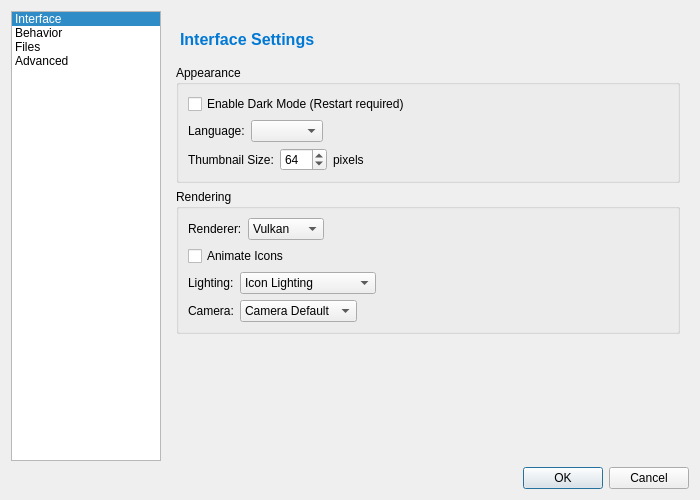
<?xml version="1.0" encoding="UTF-8"?>
<ui version="4.0">
 <class>SettingsDialog</class>
 <widget class="QDialog" name="SettingsDialog">
  <property name="geometry">
   <rect>
    <x>0</x>
    <y>0</y>
    <width>700</width>
    <height>500</height>
   </rect>
  </property>
  <property name="windowTitle">
   <string>Preferences</string>
  </property>
  <layout class="QVBoxLayout" name="verticalLayout_2">
   <item>
    <widget class="QWidget" name="contentWidget" native="true">
     <layout class="QHBoxLayout" name="horizontalLayout">
      <property name="leftMargin">
       <number>0</number>
      </property>
      <property name="topMargin">
       <number>0</number>
      </property>
      <property name="rightMargin">
       <number>0</number>
      </property>
      <property name="bottomMargin">
       <number>0</number>
      </property>
      <item>
       <widget class="QListWidget" name="categoryList">
        <property name="maximumSize">
         <size>
          <width>150</width>
          <height>16777215</height>
         </size>
        </property>
        <property name="currentRow">
         <number>0</number>
        </property>
        <item>
         <property name="text">
          <string>Interface</string>
         </property>
        </item>
        <item>
         <property name="text">
          <string>Behavior</string>
         </property>
        </item>
        <item>
         <property name="text">
          <string>Files</string>
         </property>
        </item>
        <item>
         <property name="text">
          <string>Advanced</string>
         </property>
        </item>
       </widget>
      </item>
      <item>
       <widget class="QStackedWidget" name="settingsStack">
        <property name="currentIndex">
         <number>0</number>
        </property>
        <widget class="QWidget" name="pageInterface">
         <layout class="QVBoxLayout" name="verticalLayout_3">
          <item>
           <widget class="QLabel" name="headerInterface">
            <property name="font">
             <font>
              <pointsize>12</pointsize>
              <bold>true</bold>
             </font>
            </property>
            <property name="styleSheet">
             <string notr="true">color: #0078D4; padding: 10px 0px;</string>
            </property>
            <property name="text">
             <string>Interface Settings</string>
            </property>
           </widget>
          </item>
          <item>
           <widget class="QGroupBox" name="appearanceGroup">
            <property name="title">
             <string>Appearance</string>
            </property>
            <layout class="QVBoxLayout" name="verticalLayout_4">
             <item>
              <widget class="QCheckBox" name="darkModeCheck">
               <property name="text">
                <string>Enable Dark Mode (Restart required)</string>
               </property>
              </widget>
             </item>
             <item>
              <layout class="QHBoxLayout" name="languageLayout">
               <item>
                <widget class="QLabel" name="label_lang">
                 <property name="text">
                  <string>Language:</string>
                 </property>
                </widget>
               </item>
               <item>
                <widget class="QComboBox" name="languageCombo"/>
               </item>
               <item>
                <spacer name="horizontalSpacer_lang">
                 <property name="orientation">
                  <enum>Qt::Horizontal</enum>
                 </property>
                 <property name="sizeHint" stdset="0">
                  <size>
                   <width>40</width>
                   <height>20</height>
                  </size>
                 </property>
                </spacer>
               </item>
              </layout>
             </item>
             <item>
              <layout class="QHBoxLayout" name="thumbLayout">
               <item>
                <widget class="QLabel" name="label_1">
                 <property name="text">
                  <string>Thumbnail Size:</string>
                 </property>
                </widget>
               </item>
               <item>
                <widget class="QSpinBox" name="thumbnailSizeSpinner">
                 <property name="minimum">
                  <number>32</number>
                 </property>
                 <property name="maximum">
                  <number>256</number>
                 </property>
                 <property name="singleStep">
                  <number>16</number>
                 </property>
                 <property name="value">
                  <number>64</number>
                 </property>
                </widget>
               </item>
               <item>
                <widget class="QLabel" name="label_2">
                 <property name="text">
                  <string>pixels</string>
                 </property>
                </widget>
               </item>
               <item>
                <spacer name="horizontalSpacer">
                 <property name="orientation">
                  <enum>Qt::Horizontal</enum>
                 </property>
                 <property name="sizeHint" stdset="0">
                  <size>
                   <width>40</width>
                   <height>20</height>
                  </size>
                 </property>
                </spacer>
               </item>
              </layout>
             </item>
            </layout>
           </widget>
          </item>
          <item>
           <widget class="QGroupBox" name="renderGroup">
            <property name="title">
             <string>Rendering</string>
            </property>
            <layout class="QVBoxLayout" name="verticalLayout_5">
             <item>
              <layout class="QHBoxLayout" name="rendererLayout">
               <item>
                <widget class="QLabel" name="label_3">
                 <property name="text">
                  <string>Renderer:</string>
                 </property>
                </widget>
               </item>
               <item>
                <widget class="QComboBox" name="rendererCombo">
                 <item>
                  <property name="text">
                   <string>Vulkan</string>
                  </property>
                 </item>
                 <item>
                  <property name="text">
                   <string>OpenGL</string>
                  </property>
                 </item>
                </widget>
               </item>
               <item>
                <spacer name="horizontalSpacer_2">
                 <property name="orientation">
                  <enum>Qt::Horizontal</enum>
                 </property>
                 <property name="sizeHint" stdset="0">
                  <size>
                   <width>40</width>
                   <height>20</height>
                  </size>
                 </property>
                </spacer>
               </item>
              </layout>
             </item>
             <item>
              <widget class="QCheckBox" name="animateIconsCheck">
               <property name="text">
                <string>Animate Icons</string>
               </property>
              </widget>
             </item>
             <item>
              <layout class="QHBoxLayout" name="lightingLayout">
               <item>
                <widget class="QLabel" name="label_4">
                 <property name="text">
                  <string>Lighting:</string>
                 </property>
                </widget>
               </item>
               <item>
                <widget class="QComboBox" name="lightingCombo">
                 <item>
                  <property name="text">
                   <string>Icon Lighting</string>
                  </property>
                 </item>
                 <item>
                  <property name="text">
                   <string>Lighting Off</string>
                  </property>
                 </item>
                 <item>
                  <property name="text">
                   <string>Alternate Lighting</string>
                  </property>
                 </item>
                 <item>
                  <property name="text">
                   <string>Alternate Lighting 2</string>
                  </property>
                 </item>
                </widget>
               </item>
               <item>
                <spacer name="horizontalSpacer_3">
                 <property name="orientation">
                  <enum>Qt::Horizontal</enum>
                 </property>
                 <property name="sizeHint" stdset="0">
                  <size>
                   <width>40</width>
                   <height>20</height>
                  </size>
                 </property>
                </spacer>
               </item>
              </layout>
             </item>
             <item>
              <layout class="QHBoxLayout" name="cameraLayout">
               <item>
                <widget class="QLabel" name="label_5">
                 <property name="text">
                  <string>Camera:</string>
                 </property>
                </widget>
               </item>
               <item>
                <widget class="QComboBox" name="cameraCombo">
                 <item>
                  <property name="text">
                   <string>Camera Default</string>
                  </property>
                 </item>
                 <item>
                  <property name="text">
                   <string>Camera Flat</string>
                  </property>
                 </item>
                 <item>
                  <property name="text">
                   <string>Camera Near</string>
                  </property>
                 </item>
                 <item>
                  <property name="text">
                   <string>Camera High</string>
                  </property>
                 </item>
                </widget>
               </item>
               <item>
                <spacer name="horizontalSpacer_4">
                 <property name="orientation">
                  <enum>Qt::Horizontal</enum>
                 </property>
                 <property name="sizeHint" stdset="0">
                  <size>
                   <width>40</width>
                   <height>20</height>
                  </size>
                 </property>
                </spacer>
               </item>
              </layout>
             </item>
            </layout>
           </widget>
          </item>
          <item>
           <spacer name="verticalSpacer_1">
            <property name="orientation">
             <enum>Qt::Vertical</enum>
            </property>
            <property name="sizeHint" stdset="0">
             <size>
              <width>20</width>
              <height>40</height>
             </size>
            </property>
           </spacer>
          </item>
         </layout>
        </widget>
        <widget class="QWidget" name="pageBehavior">
         <layout class="QVBoxLayout" name="verticalLayout_6">
          <item>
           <widget class="QLabel" name="headerBehavior">
            <property name="font">
             <font>
              <pointsize>12</pointsize>
              <bold>true</bold>
             </font>
            </property>
            <property name="styleSheet">
             <string notr="true">color: #0078D4; padding: 10px 0px;</string>
            </property>
            <property name="text">
             <string>Behavior Settings</string>
            </property>
           </widget>
          </item>
          <item>
           <widget class="QGroupBox" name="behaviorGroup">
            <property name="title">
             <string>General</string>
            </property>
            <layout class="QVBoxLayout" name="verticalLayout_7">
             <item>
              <widget class="QCheckBox" name="warnOnDeleteCheck">
               <property name="text">
                <string>Warn before deleting files</string>
               </property>
              </widget>
             </item>
             <item>
              <widget class="QCheckBox" name="confirmShutdownCheck">
               <property name="text">
                <string>Confirm shutdown</string>
               </property>
              </widget>
             </item>
             <item>
              <widget class="QCheckBox" name="hideToTrayCheck">
               <property name="text">
                <string>Hide to system tray when closing</string>
               </property>
              </widget>
             </item>
            </layout>
           </widget>
          </item>
          <item>
           <spacer name="verticalSpacer_2">
            <property name="orientation">
             <enum>Qt::Vertical</enum>
            </property>
            <property name="sizeHint" stdset="0">
             <size>
              <width>20</width>
              <height>40</height>
             </size>
            </property>
           </spacer>
          </item>
         </layout>
        </widget>
        <widget class="QWidget" name="pageFiles">
         <layout class="QVBoxLayout" name="verticalLayout_8">
          <item>
           <widget class="QLabel" name="headerFiles">
            <property name="font">
             <font>
              <pointsize>12</pointsize>
              <bold>true</bold>
             </font>
            </property>
            <property name="styleSheet">
             <string notr="true">color: #0078D4; padding: 10px 0px;</string>
            </property>
            <property name="text">
             <string>Files &amp; Folders</string>
            </property>
           </widget>
          </item>
          <item>
           <widget class="QGroupBox" name="pathsGroup">
            <property name="title">
             <string>Default Paths</string>
            </property>
            <layout class="QVBoxLayout" name="verticalLayout_9">
             <item>
              <widget class="QLabel" name="label_6">
               <property name="text">
                <string>Memory Card Folder:</string>
               </property>
              </widget>
             </item>
             <item>
              <layout class="QHBoxLayout" name="mcPathLayout">
               <item>
                <widget class="QLineEdit" name="memoryCardPathEdit">
                 <property name="readOnly">
                  <bool>true</bool>
                 </property>
                </widget>
               </item>
               <item>
                <widget class="QPushButton" name="browseButton">
                 <property name="text">
                  <string>Browse...</string>
                 </property>
                </widget>
               </item>
              </layout>
             </item>
            </layout>
           </widget>
          </item>
          <item>
           <spacer name="verticalSpacer_3">
            <property name="orientation">
             <enum>Qt::Vertical</enum>
            </property>
            <property name="sizeHint" stdset="0">
             <size>
              <width>20</width>
              <height>40</height>
             </size>
            </property>
           </spacer>
          </item>
         </layout>
        </widget>
        <widget class="QWidget" name="pageAdvanced">
         <layout class="QVBoxLayout" name="verticalLayout_10">
          <item>
           <widget class="QLabel" name="headerAdvanced">
            <property name="font">
             <font>
              <pointsize>12</pointsize>
              <bold>true</bold>
             </font>
            </property>
            <property name="styleSheet">
             <string notr="true">color: #0078D4; padding: 10px 0px;</string>
            </property>
            <property name="text">
             <string>Advanced Settings</string>
            </property>
           </widget>
          </item>
          <item>
           <widget class="QGroupBox" name="debugGroup">
            <property name="title">
             <string>Debug</string>
            </property>
            <layout class="QVBoxLayout" name="verticalLayout_11">
             <item>
              <widget class="QCheckBox" name="enableDebugLogCheck">
               <property name="text">
                <string>Enable debug logging</string>
               </property>
              </widget>
             </item>
            </layout>
           </widget>
          </item>
          <item>
           <spacer name="verticalSpacer_4">
            <property name="orientation">
             <enum>Qt::Vertical</enum>
            </property>
            <property name="sizeHint" stdset="0">
             <size>
              <width>20</width>
              <height>40</height>
             </size>
            </property>
           </spacer>
          </item>
         </layout>
        </widget>
       </widget>
      </item>
     </layout>
    </widget>
   </item>
   <item>
    <widget class="QDialogButtonBox" name="buttonBox">
     <property name="orientation">
      <enum>Qt::Horizontal</enum>
     </property>
     <property name="standardButtons">
      <set>QDialogButtonBox::Cancel|QDialogButtonBox::Ok</set>
     </property>
    </widget>
   </item>
  </layout>
 </widget>
 <resources/>
 <connections>
  <connection>
   <sender>buttonBox</sender>
   <signal>accepted()</signal>
   <receiver>SettingsDialog</receiver>
   <slot>accept()</slot>
   <hints>
    <hint type="sourcelabel">
     <x>248</x>
     <y>254</y>
    </hint>
    <hint type="destinationlabel">
     <x>157</x>
     <y>274</y>
    </hint>
   </hints>
  </connection>
  <connection>
   <sender>buttonBox</sender>
   <signal>rejected()</signal>
   <receiver>SettingsDialog</receiver>
   <slot>reject()</slot>
   <hints>
    <hint type="sourcelabel">
     <x>316</x>
     <y>260</y>
    </hint>
    <hint type="destinationlabel">
     <x>286</x>
     <y>274</y>
    </hint>
   </hints>
  </connection>
 </connections>
</ui>
